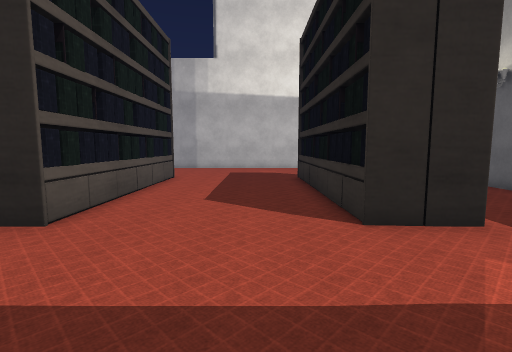
View 1 (above)

20 first-person views from a walk through a scene from a Unity 3-D project. The camera is 1.4 m above the floor, tilts 6° down and sees 85° across. The floor is counted in squares, 1 m on a side. Each view is taken from the middle of a square. On the plan, view 1 faces up. The plan holds only what a view shows up to about 14 squares ahead; the rest is blank. The place goes on beyond the plan. The player is left out. Door leaves are left out, so doorways stand open. Some surface patterns are stand-ins.

View 2
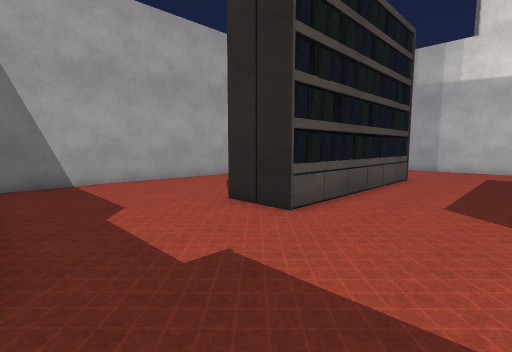

View 3
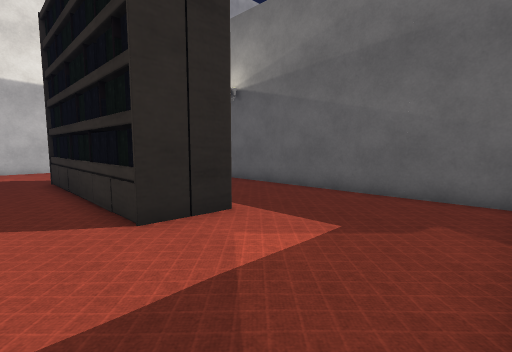

View 4
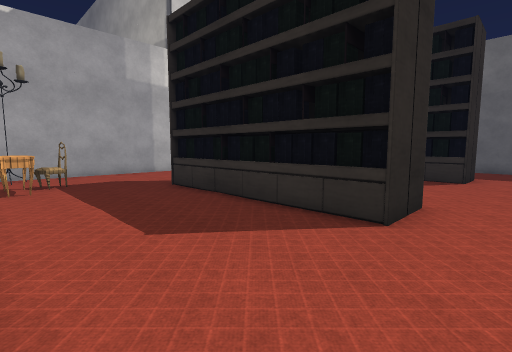

View 5
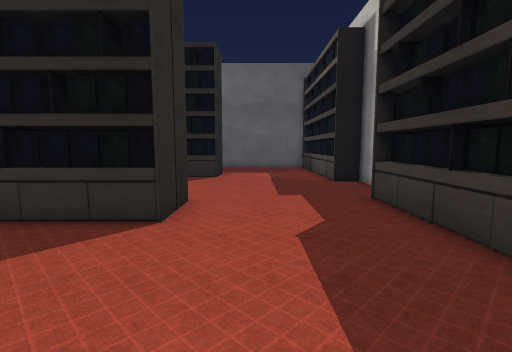

View 6
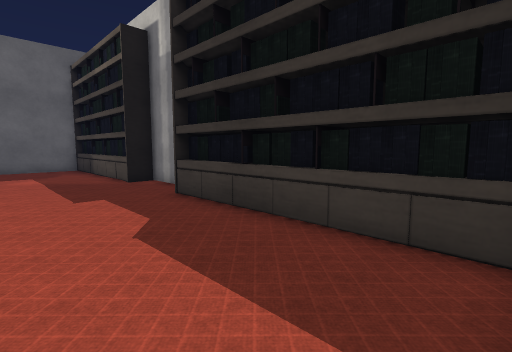

View 7
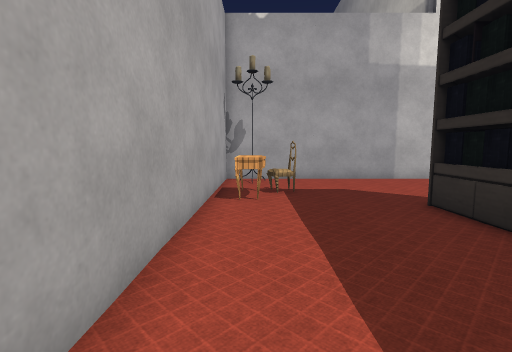

View 8
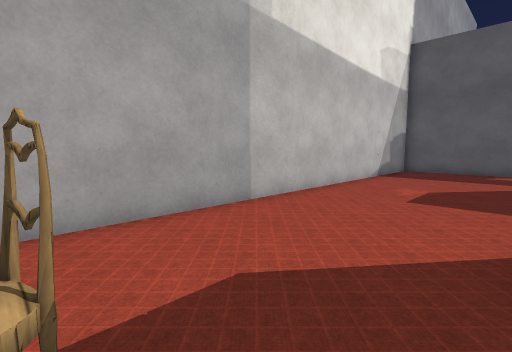

View 9
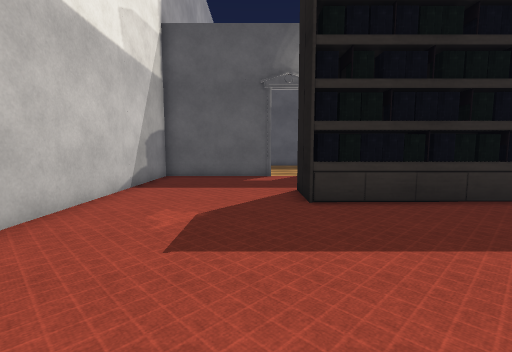

View 10
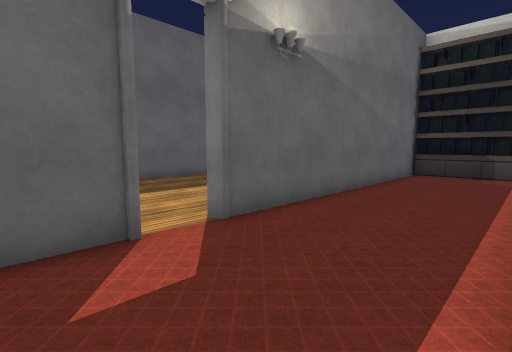

View 11
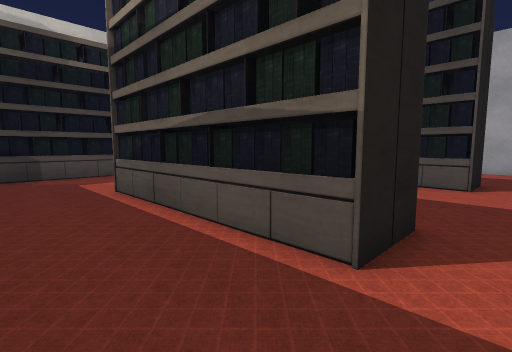

View 12
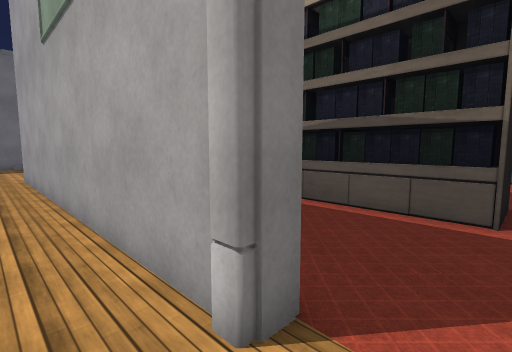

View 13
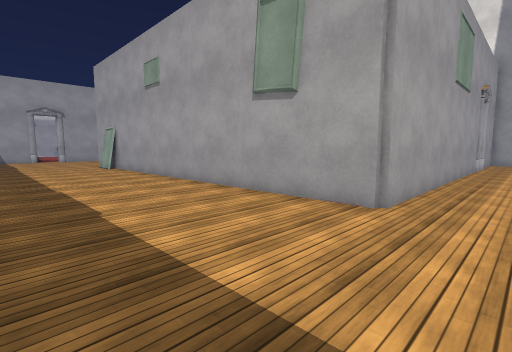

View 14
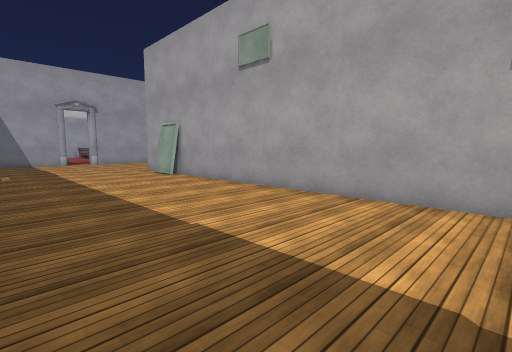

View 15
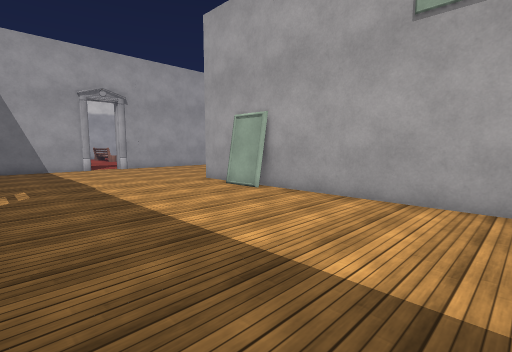

View 16
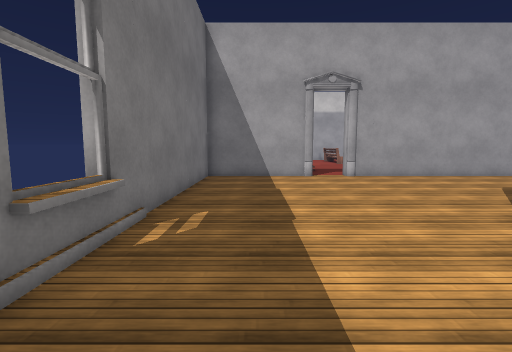

View 17
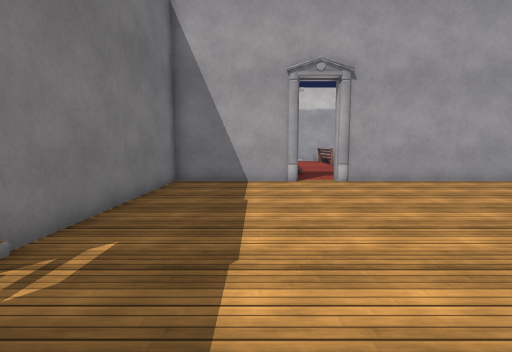

View 18
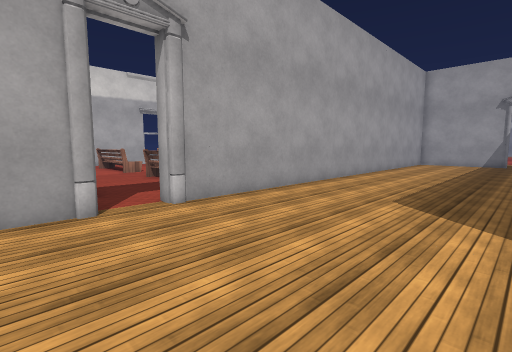

View 19
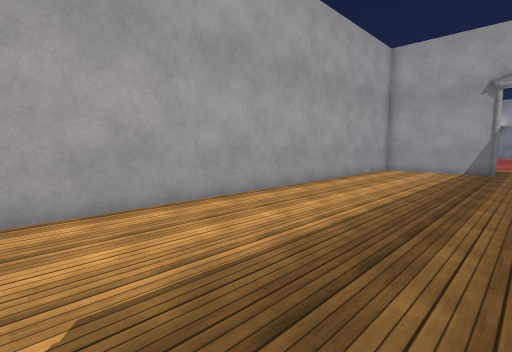

View 20
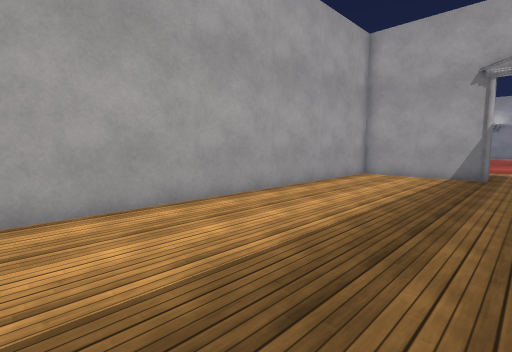

### Floor plan
Key: @ floor where view 1 was taken; # wall or solid block; . main floor; : floor 0.25 m higher than the main floor; ^ raised ledge; C chair; E desk; P painting; O other object.
Columns run from 27 left of view 1 to 11 right of it. Each row starts with its distance up from view 1.
 19         #####. #####################
 18        #...... #...................#
 17        #...... #.O.................#
 16        #...... #...................#
 15        #.......#.CC................#
 14        #.......#.E.................#
 13        #.......#.E....................
 12        #.......#.....OOO.....OOO.......
 11        #.......#.....OOO.....OOO...#...
 10        #.......#.....O O.....O O...#...
  9        #.......#.....O O.....OOO...#..
  8        #.......#.....O O.....OOO...#..
  7        #.......#.....OOO.....O O...#..
  6        #.......#.....O O.....OOO...#..
  5        #.......#.....OOO.....OOO...#..
  4        #.......#...................#..
  3        #.......#...................#...
  2        #.......#...................#...
  1        #.......##..................#...
  0  O     #....... OOOOOOOO...@OOOOOOOO...
 -1 ..O..O #........OOOOOOOO####OOOOOOOO...
 -2 .......#..........PP...................
 -3   .....................................
 -4      :.................................
 -5        #...............................
 -6        #...............................
 -7        #..............................
 -8        #............................. .
 -9        #.........^^............ .
-10        ###########

Positions as (right, up) in squares from view 1, and headings:
1: (0, 0), facing up
2: (0, 0), facing up-left
3: (0, 0), facing up-right
4: (-11, 3), facing up-right
5: (-11, 3), facing right
6: (-11, 4), facing down-right
7: (-10, 6), facing up
8: (-9, 13), facing up-right
9: (-5, 14), facing right
10: (4, 15), facing down-right
11: (7, 14), facing down-left
12: (10, 13), facing down-left
13: (11, -8), facing up-left
14: (5, -9), facing up-left
15: (-1, -9), facing up-left
16: (-6, -7), facing left
17: (-8, -6), facing left
18: (-13, -6), facing up-left
19: (-13, 1), facing up-left
20: (-13, 4), facing up-left
